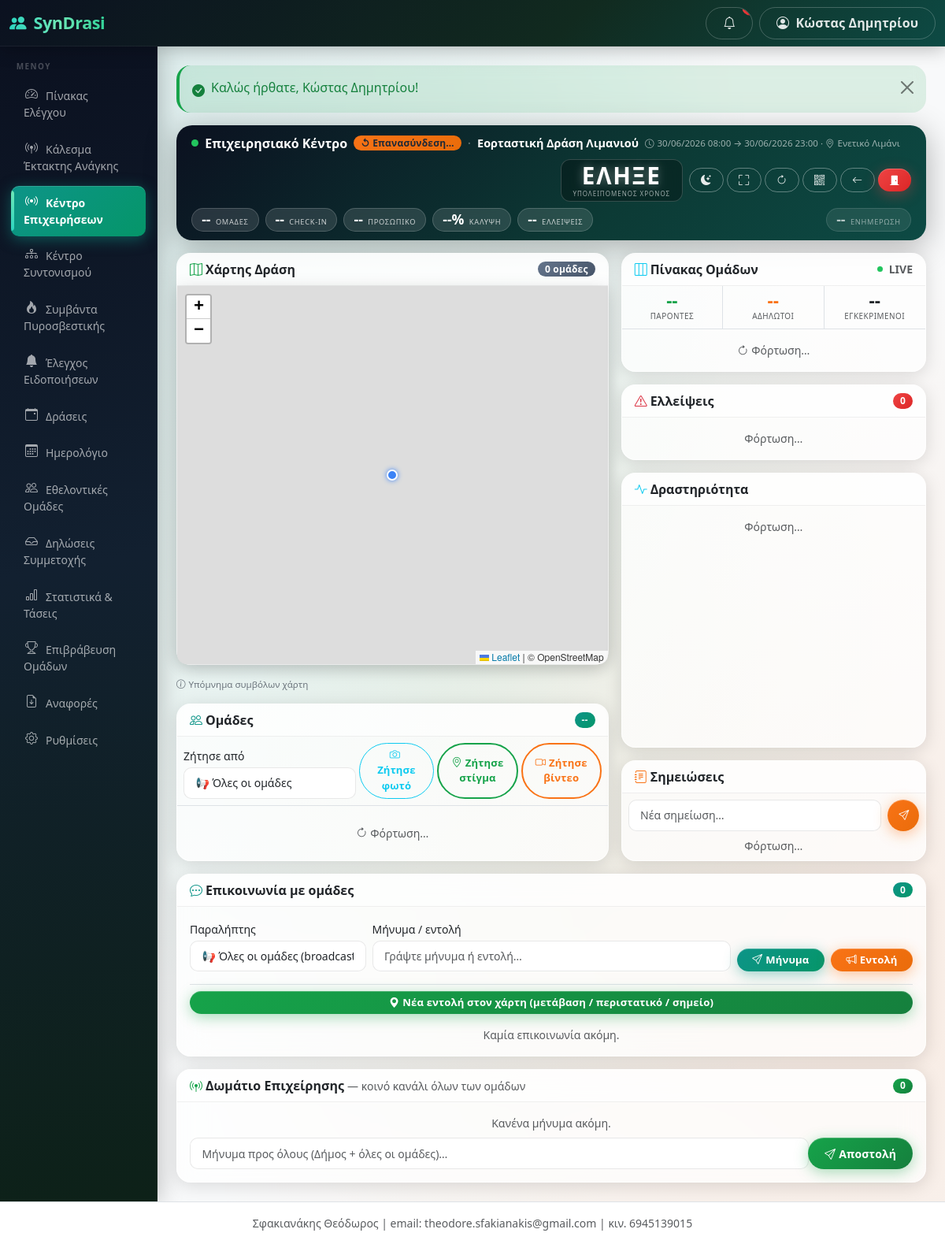
/public/operations/events/4 (signed in), run on the app's committed database.
### tables this page shows
CREATE TABLE users (
  id INT AUTO_INCREMENT PRIMARY KEY,
  municipality_id INT NULL,
  team_id INT NULL,
  name VARCHAR(255) NOT NULL,
  email VARCHAR(255) NOT NULL UNIQUE,
  phone VARCHAR(50) NULL,
  password_hash VARCHAR(255) NOT NULL,
  role ENUM('super_admin','municipality_admin','team_admin','event_operator') NOT NULL,
  status ENUM('active','inactive') NOT NULL DEFAULT 'active',
  last_login_at DATETIME NULL,
  created_at DATETIME NOT NULL DEFAULT CURRENT_TIMESTAMP,
  updated_at DATETIME NULL ON UPDATE CURRENT_TIMESTAMP,
  INDEX idx_users_municipality_id (municipality_id),
  INDEX idx_users_team_id (team_id)
);

CREATE TABLE events (
  id INT AUTO_INCREMENT PRIMARY KEY,
  municipality_id INT NOT NULL,
  category_id INT NULL,
  title VARCHAR(255) NOT NULL,
  description TEXT NULL,
  location_name VARCHAR(255) NULL,
  address VARCHAR(255) NULL,
  latitude DECIMAL(10,7) NULL,
  longitude DECIMAL(10,7) NULL,
  start_datetime DATETIME NOT NULL,
  end_datetime DATETIME NOT NULL,
  requested_people INT NOT NULL DEFAULT 0,
  requested_vehicle TINYINT(1) NOT NULL DEFAULT 0,
  requested_medical_equipment TINYINT(1) NOT NULL DEFAULT 0,
  requested_items_json TEXT NULL,
  instructions TEXT NULL,
  status ENUM('draft','open','review','confirmed','active','closed','completed','cancelled') NOT NULL DEFAULT 'draft',
  public_token VARCHAR(64) NULL UNIQUE,
  published_at DATETIME NULL,
  created_by INT NOT NULL,
  created_at DATETIME NOT NULL DEFAULT CURRENT_TIMESTAMP,
  updated_at DATETIME NULL ON UPDATE CURRENT_TIMESTAMP,
  reconciliation_notes TEXT NULL,
  story_token VARCHAR(64) NULL COMMENT 'no-login public Story link',
  story_published_at DATETIME NULL,
  INDEX idx_events_municipality_id (municipality_id),
  INDEX idx_events_status (status),
  INDEX idx_events_start_datetime (start_datetime),
  INDEX idx_events_story_token (story_token),
  INDEX idx_events_muni_status_start (municipality_id, status, start_datetime)
);

### views/operations/event.php (the view, shortened to what the rows shown need)
<?php
$eid       = (int) $event['id'];
$terms     = authority_context((int) $event['municipality_id']);
$eventSingular   = $terms['event_singular'] ?? 'Δράση';
$orgLabel  = $orgLabel ?? ($terms['short_name'] ?? 'Φορέας');
$closeConfirm = 'Κλείσιμο: ' . $eventSingular . "\nΘα κλείσει και θα πάει για αρχειοθέτηση.";
?>
<div class="ops-header">
  <div class="d-flex align-items-center gap-2 flex-wrap">
    <span class="ldot"></span>
    <span class="fw-bold text-white" style="font-size:1rem;white-space:nowrap">Επιχειρησιακό Κέντρο</span>
    <span class="badge bg-success" id="liveBadge">◉ LIVE SSE</span>
    <span style="opacity:.35">·</span>
    <span class="fw-semibold text-white" style="font-size:.9rem;white-space:nowrap;overflow:hidden;text-overflow:ellipsis;max-width:280px"><?= e($event['title']) ?></span>
    <span style="opacity:.6;font-size:.72rem;white-space:nowrap">
      <i class="bi bi-clock me-1"></i><?= e(gr_datetime($event['start_datetime'])) ?> &rarr; <?= e(gr_datetime($event['end_datetime'])) ?><?php if ($event['location_name']): ?>&nbsp;&middot;&nbsp;<i class="bi bi-geo-alt me-1"></i><?= e($event['location_name']) ?><?php endif; ?>
    </span>
    <div class="ms-auto d-flex align-items-center gap-2">
      <div class="ops-countdown-wrap text-white">
        <div class="ops-countdown" id="countdown">--</div>
        <div style="font-size:.5rem;opacity:.6;text-transform:uppercase;letter-spacing:1px;margin-top:.15rem" id="cdLabel">Υπολειπόμενος χρόνος</div>
      </div>
      <div class="d-flex gap-1 align-items-center">
        <button class="btn btn-sm btn-outline-light" id="btnDark" title="Mission Control Mode"><i class="bi bi-moon-stars-fill"></i></button>
        <button class="btn btn-sm btn-outline-light" id="btnFull" title="Fullscreen χάρτης"><i class="bi bi-fullscreen"></i></button>
        <button class="btn btn-sm btn-outline-light" id="btnRefresh"><i class="bi bi-arrow-clockwise"></i></button>
        <a class="btn btn-sm btn-outline-light" href="<?= e(url('/operations/events/' . $eid . '/gate-qr')) ?>" target="_blank" title="QR Πύλης — δήλωση παρουσίας"><i class="bi bi-qr-code"></i></a>
        <a class="btn btn-sm btn-outline-light" href="<?= e(url('/events/' . $eid)) ?>"><i class="bi bi-arrow-left"></i></a>
        <form method="post" action="<?= e(url('/events/' . $eid . '/close')) ?>"
              onsubmit="return confirm(<?= e(json_encode($closeConfirm, JSON_UNESCAPED_UNICODE)) ?>)">
          <button class="btn btn-sm btn-danger" title="Κλείσιμο <?= e($eventSingular) ?>"><i class="bi bi-door-closed-fill"></i></button>
        </form>
      </div>
    </div>
  </div>
  <div class="d-flex flex-wrap gap-2 mt-2">
    <div class="ops-stat text-white" id="ss-teams"><div class="val" id="sv-teams">--</div><div class="lbl">Ομάδες</div></div>
    <div class="ops-stat text-white" id="ss-ci"><div class="val" id="sv-ci">--</div><div class="lbl">Check-in</div></div>
    <div class="ops-stat text-white" id="ss-pers"><div class="val" id="sv-pers">--</div><div class="lbl">Προσωπικό</div></div>
    <div class="ops-stat text-white" id="ss-cov"><div class="val" id="sv-cov">--%</div><div class="lbl">Κάλυψη</div></div>
    <div class="ops-stat text-white" id="ss-sh"><div class="val" id="sv-sh">--</div><div class="lbl">Ελλείψεις</div></div>
    <div class="ops-stat text-white ms-auto" style="opacity:.7"><div class="val" id="sv-clk">--</div><div class="lbl">Ενημέρωση</div></div>
  </div>
</div>
<div class="row g-3">
  <div class="col-xl-7">
    <div class="card mb-3">
      <div class="card-header d-flex justify-content-between align-items-center">
        <span><i class="bi bi-map me-1 text-success"></i>Χάρτης <?= e($eventSingular) ?></span>
        <span class="badge bg-secondary" id="mapBadge">0 ομάδες</span>
      </div>
      <div class="card-body p-0">
        <div class="map-wrap" id="mapWrap">
          <div id="operationalMap" style="height:480px;border-radius:0 0 12px 12px"></div>
        </div>
      </div>
    </div>
    <details class="mb-3" style="font-size:.72rem;color:#6c757d">
      <summary style="cursor:pointer;list-style:none;display:inline-flex;align-items:center;gap:4px;user-select:none">
        <i class="bi bi-info-circle"></i> Υπόμνημα συμβόλων χάρτη
      </summary>
    </details>
    <div class="card">
      <div class="card-header d-flex justify-content-between align-items-center">
        <span><i class="bi bi-people me-1 text-primary"></i>Ομάδες</span>
        <span class="badge bg-primary" id="teamBadge">--</span>
      </div>
      <div class="card-body p-2 pb-2 border-bottom">
        <div class="row g-1 align-items-end">
          <div class="col-12 col-sm-5">
            <label class="form-label small mb-1">Ζήτησε από</label>
            <select class="form-select form-select-sm" id="reqTargetTeam">
              <option value="">📢 Όλες οι ομάδες</option>
            </select>
          </div>
          <div class="col-12 col-sm-7 d-flex gap-1">
            <button type="button" class="btn btn-outline-info btn-sm flex-fill" id="bulkReqPhoto"><i class="bi bi-camera me-1"></i>Ζήτησε φωτό</button>
            <button type="button" class="btn btn-outline-success btn-sm flex-fill" id="bulkReqGps"><i class="bi bi-geo-alt me-1"></i>Ζήτησε στίγμα</button>
            <button type="button" class="btn btn-outline-warning btn-sm flex-fill" id="bulkReqVideo"><i class="bi bi-camera-video me-1"></i>Ζήτησε βίντεο</button>
          </div>
        </div>
      </div>
      <div class="card-body p-2" id="teamsBox">
        <div class="text-muted small py-3 text-center"><i class="bi bi-arrow-clockwise spin me-1"></i>Φόρτωση…</div>
      </div>
    </div>
  </div>
  <div class="col-xl-5 d-flex flex-column gap-3">
    <div class="card" id="teamBoardCard">
      <div class="card-header d-flex justify-content-between align-items-center">
        <span><i class="bi bi-layout-three-columns me-1 text-info"></i>Πίνακας Ομάδων</span>
        <div class="d-flex align-items-center gap-2">
          <span class="ldot" style="width:7px;height:7px" title="LIVE"></span>
          <span class="small text-muted">LIVE</span>
        </div>
      </div>
      <div class="row g-0 border-bottom text-center" id="boardSummary">
        <div class="col-4 py-2 border-end">
          <div class="board-num text-success" id="board-present">--</div>
          <div class="text-muted board-lbl">Παρόντες</div>
        </div>
        <div class="col-4 py-2 border-end">
          <div class="board-num text-warning" id="board-transit">--</div>
          <div class="text-muted board-lbl">Αδήλωτοι</div>
        </div>
        <div class="col-4 py-2">
          <div class="board-num" id="board-approved">--</div>
          <div class="text-muted board-lbl">Εγκεκριμένοι</div>
        </div>
      </div>
      <div id="boardList" style="max-height:290px;overflow-y:auto">
        <div class="text-muted small py-3 text-center"><i class="bi bi-arrow-clockwise spin me-1"></i>Φόρτωση…</div>
      </div>
    </div>
    <div class="card">
      <div class="card-header d-flex justify-content-between align-items-center">
        <span><i class="bi bi-exclamation-triangle me-1 text-danger"></i>Ελλείψεις</span>
        <span class="badge bg-danger" id="shBadge">0</span>
      </div>
      <div class="card-body p-2" id="shortagesBox">
        <div class="text-muted small py-2 text-center">Φόρτωση…</div>
      </div>
    </div>
    <div class="card flex-grow-1">
      <div class="card-header">
        <i class="bi bi-activity me-1 text-info"></i>Δραστηριότητα
      </div>
      <div class="card-body p-2 overflow-auto" style="max-height:260px" id="activityBox">
        <div class="text-muted small py-2 text-center">Φόρτωση…</div>
      </div>
    </div>
    <div class="card">
      <div class="card-header"><i class="bi bi-journal-text me-1 text-warning"></i>Σημειώσεις</div>
      <div class="card-body p-2">
        <form id="noteForm" class="d-flex gap-2 mb-2">
          <input type="text" class="form-control form-control-sm" id="noteInput" placeholder="Νέα σημείωση…" maxlength="500">
          <button class="btn btn-sm btn-warning fw-bold" type="submit"><i class="bi bi-send"></i></button>
        </form>
        <div id="notesBox" style="max-height:160px;overflow-y:auto">
          <div class="text-muted small text-center">Φόρτωση…</div>
        </div>
      </div>
    </div>
  </div>
</div>
<div class="card mt-3">
  <div class="card-header d-flex justify-content-between align-items-center">
    <span><i class="bi bi-chat-dots me-1 text-primary"></i>Επικοινωνία με ομάδες</span>
    <span class="badge bg-primary" id="msgBadge">0</span>
  </div>
  <div class="card-body">
    <div class="row g-2 align-items-end mb-3">
      <div class="col-md-3">
        <label class="form-label small mb-1">Παραλήπτης</label>
        <select class="form-select form-select-sm" id="cmsgTeam">
          <option value="">📢 Όλες οι ομάδες (broadcast)</option>
        </select>
      </div>
      <div class="col-md-6">
        <label class="form-label small mb-1">Μήνυμα / εντολή</label>
        <input type="text" class="form-control form-control-sm" id="cmsgBody" maxlength="500" placeholder="Γράψτε μήνυμα ή εντολή…">
      </div>
      <div class="col-md-3 d-flex gap-2">
        <button type="button" class="btn btn-sm btn-primary flex-fill" id="cmsgSendMsg"><i class="bi bi-send me-1"></i>Μήνυμα</button>
        <button type="button" class="btn btn-sm btn-warning flex-fill fw-bold" id="cmsgSendOrder" title="Στέλνεται ως εντολή — ζητά επιβεβαίωση λήψης από την ομάδα"><i class="bi bi-megaphone me-1"></i>Εντολή</button>
      </div>
    </div>
    <div class="mb-3 pt-2 border-top">
      <button type="button" class="btn btn-sm btn-success w-100" data-bs-toggle="modal" data-bs-target="#geoOrderModal">
        <i class="bi bi-geo-alt-fill me-1"></i>Νέα εντολή στον χάρτη (μετάβαση / περιστατικό / σημείο)
      </button>
    </div>
    <div class="msg-thread" id="msgThread"><div class="text-muted small text-center">Καμία επικοινωνία ακόμη.</div></div>
  </div>
</div>
<div class="card mt-3">
  <div class="card-header d-flex justify-content-between align-items-center">
    <span><i class="bi bi-broadcast-pin me-1 text-success"></i>Δωμάτιο Επιχείρησης <span class="small text-muted fw-normal">— κοινό κανάλι όλων των ομάδων</span></span>
    <span class="badge bg-success" id="roomBadge">0</span>
  </div>
  <div class="card-body">
    <div class="msg-thread" id="roomThread" style="max-height:260px"><div class="text-muted small text-center">Κανένα μήνυμα ακόμη.</div></div>
    <div class="input-group input-group-sm mt-2">
      <input type="text" class="form-control" id="roomInput" maxlength="500" placeholder="Μήνυμα προς όλους (<?= e($orgLabel) ?> + όλες οι ομάδες)…">
      <button class="btn btn-success" type="button" id="roomSend"><i class="bi bi-send me-1"></i>Αποστολή</button>
    </div>
  </div>
</div>
<link rel="stylesheet" href="https://unpkg.com/leaflet@1.9.4/dist/leaflet.css">

### app/Helpers/Router.php (shortened to what the rows shown need)
<?php
class Router
{
    private $routes = [];
    public function get($pattern, $handler, array $options = [])
    {
        $this->routes[] = ['GET', $pattern, $handler, $options];
    }
    public function post($pattern, $handler, array $options = [])
    {
        $this->routes[] = ['POST', $pattern, $handler, $options];
    }
    public function dispatch($method, $uri)
    {
        $path = parse_url($uri, PHP_URL_PATH);
        $base = base_uri();
        if ($base !== '' && strpos($path, $base) === 0) {
            $path = substr($path, strlen($base));
        } else {
            $parent = preg_replace('#/public$#', '', $base);
            if ($parent !== $base && $parent !== '' && strpos($path, $parent) === 0) {
                $path = substr($path, strlen($parent));
            }
        }
        $path = '/' . trim($path, '/');
        foreach ($this->routes as $route) {
            list($m, $pattern, $handler, $options) = $route;
            if ($m !== $method) {
                continue;
            }
            $regex = '#^' . preg_replace_callback(
                '/\{([a-zA-Z_]+)\}/',
                function ($m) {
                    return $m[1] === 'token' ? '([A-Za-z0-9]+)' : '(\d+)';
                },
                $pattern
            ) . '$#';
            if (preg_match($regex, $path, $matches)) {
                array_shift($matches);
                $this->enforceAccess($options);
                list($class, $action) = explode('@', $handler);
                $controller = new $class();
                return call_user_func_array([$controller, $action], $matches);
            }
        }
    }
    private function enforceAccess(array $options)
    {
        if (!empty($options['roles'])) {
            requireRole($options['roles']);
            return;
        }
    }
}

### views/layouts/header.php (shortened to what the rows shown need)
<?php $unreadCount = is_logged_in() ? Notification::unreadCount($_SESSION['user_id']) : 0; ?>
<!DOCTYPE html>
<html lang="el">
<head>
<link href="https://cdn.jsdelivr.net/npm/bootstrap@5.3.3/dist/css/bootstrap.min.css" rel="stylesheet">
<link href="https://cdn.jsdelivr.net/npm/bootstrap-icons@1.11.3/font/bootstrap-icons.min.css" rel="stylesheet">
<link href="<?= e(url('/assets/css/app.css')) ?>" rel="stylesheet">
</head>
<body class="bg-light">
<nav class="navbar navbar-dark syndrasi-topbar sticky-top">
  <div class="container-fluid">
    <div class="d-flex align-items-center">
      <a class="navbar-brand fw-bold" href="<?= e(url('/')) ?>">
        <i class="bi bi-people-fill me-1"></i> SynDrasi
      </a>
    </div>
    <div class="d-flex align-items-center gap-2">
      <a href="<?= e(url('/notifications')) ?>" class="btn btn-outline-light position-relative" title="Ειδοποιήσεις" id="navNotifBell">
        <i class="bi bi-bell"></i>
        <span class="position-absolute top-0 start-100 translate-middle badge rounded-pill bg-danger"
              id="navNotifBadge" <?= $unreadCount > 0 ? '' : 'style="display:none"' ?>><?= (int) $unreadCount ?></span>
      </a>
      <div class="dropdown">
        <button class="btn btn-outline-light dropdown-toggle" data-bs-toggle="dropdown">
          <i class="bi bi-person-circle me-1"></i>
          <span class="d-none d-md-inline"><?= e(current_user() ? current_user()['name'] : '') ?></span>
        </button>
      </div>
    </div>
  </div>
</nav>
<div class="container-fluid">
  <div class="row">
    <?php include BASE_PATH . '/views/layouts/sidebar.php'; ?>
    <main class="col-lg-10 ms-sm-auto px-3 px-md-4 py-4">
      <?php include BASE_PATH . '/views/layouts/flash.php'; ?>

### data on the page
users: name "Κώστας Δημητρίου"
events: title "Εορταστική Δράση Λιμανιού", start_datetime "30/06/2026 08:00", end_datetime "30/06/2026 23:00", location_name "Ενετικό Λιμάνι"

### other printed values
$m[2] "Πίνακας Ελέγχου"
$m[2] "Κάλεσμα Έκτακτης Ανάγκης"
$m[2] "Κέντρο Επιχειρήσεων"
$m[2] "Κέντρο Συντονισμού"
$m[2] "Συμβάντα Πυροσβεστικής"
$m[2] "Έλεγχος Ειδοποιήσεων"
$m[2] "Δράσεις"
$m[2] "Ημερολόγιο"
$m[2] "Εθελοντικές Ομάδες"
$m[2] "Δηλώσεις Συμμετοχής"
$m[2] "Στατιστικά & Τάσεις"
$m[2] "Επιβράβευση Ομάδων"
$m[2] "Αναφορές"
$m[2] "Ρυθμίσεις"
$f['message'] "Καλώς ήρθατε, Κώστας Δημητρίου!"
